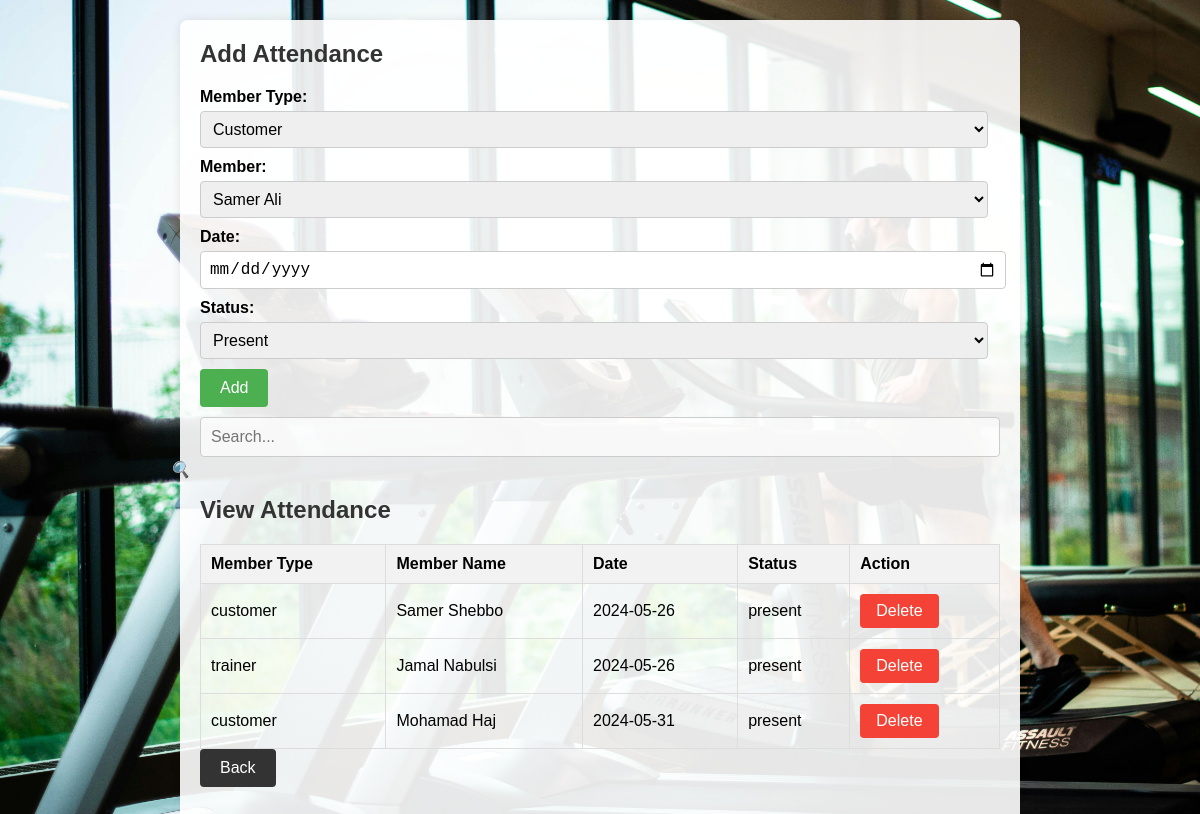
The page /attendance_management.php on the database its author committed.
### tables this page shows
CREATE TABLE `attendance` (
  `id` int(11) NOT NULL,
  `member_type` varchar(50) NOT NULL,
  `member_id` int(11) NOT NULL,
  `first_name` varchar(50) NOT NULL,
  `last_name` varchar(50) NOT NULL,
  `date` date NOT NULL,
  `status` enum('present','absent') NOT NULL
);

CREATE TABLE `customers` (
  `id` int(11) NOT NULL,
  `first_name` varchar(50) NOT NULL,
  `last_name` varchar(50) NOT NULL,
  `email` varchar(100) NOT NULL,
  `phone` varchar(20) DEFAULT NULL,
  `address` varchar(255) DEFAULT NULL,
  `created_at` timestamp NOT NULL DEFAULT current_timestamp(),
  `subscription_status` enum('active','inactive') NOT NULL DEFAULT 'active',
  `subscription_date` timestamp NOT NULL DEFAULT current_timestamp(),
  `trainer_id` int(11) DEFAULT NULL,
  `dietitian_id` int(11) DEFAULT NULL
);

CREATE TABLE `trainer` (
  `id` int(11) NOT NULL,
  `first_name` varchar(50) NOT NULL,
  `last_name` varchar(50) NOT NULL,
  `email` varchar(100) NOT NULL,
  `phone` varchar(20) DEFAULT NULL,
  `specialty` varchar(100) DEFAULT NULL,
  `created_at` timestamp NOT NULL DEFAULT current_timestamp()
);

### attendance_management.php (the view, shortened to what this page needs)
<!DOCTYPE html>
<html lang="en">
<head>
</head>
<body style="background-image: url('background.jpg'); background-size: cover;">
    <div class="container">
        <h2>Add Attendance</h2>
        <?php
        $con = mysqli_connect("localhost", "root", "", "gym system");
        ?>
        <form method="post" action="">
            <label for="member_type">Member Type:</label>
            <select id="member_type" name="member_type" onchange="populateMembers()">
                <option value="customer">Customer</option>
            </select>
            <label for="member_id">Member:</label>
            <select id="member_id" name="member_id">
            </select>
            <label for="date">Date:</label>
            <input type="date" id="date" name="date">
            <label for="status">Status:</label>
            <select id="status" name="status">
                <option value="present">Present</option>
            </select>
            <button type="submit">Add</button>
        </form>
        <div class="search-container">
            <input type="text" id="searchInput" placeholder="Search...">
            <i class="search-icon">🔍</i>
        </div>
        <h2>View Attendance</h2>
        <table id="attendanceTable">
            <thead>
                <tr>
                    <th>Member Type</th>
                    <th>Member Name</th>
                    <th>Date</th>
                    <th>Status</th>
                    <th>Action</th>
                </tr>
            </thead>
            <tbody>
                <?php
                $query = "SELECT attendance.*, customers.first_name AS customer_first_name, customers.last_name AS customer_last_name, trainer.first_name AS trainer_first_name, trainer.last_name AS trainer_last_name, dietitian.first_name AS dietitian_first_name, dietitian.last_name AS dietitian_last_name FROM attendance LEFT JOIN customers ON attendance.member_id = customers.id AND attendance.member_type = 'customer' LEFT JOIN trainer ON attendance.member_id = trainer.id AND attendance.member_type = 'trainer' LEFT JOIN dietitian ON attendance.member_id = dietitian.id AND attendance.member_type = 'dietitian'";
                $result = mysqli_query($con, $query);
                while ($row = mysqli_fetch_assoc($result)) {
                    echo "<tr>";
                    echo "<td>{$row['member_type']}</td>";
                    echo "<td>";
                    switch ($row['member_type']) {
                        case 'customer':
                            echo $row['customer_first_name'] . ' ' . $row['customer_last_name'];
                            break;
                        case 'trainer':
                            echo $row['trainer_first_name'] . ' ' . $row['trainer_last_name'];
                            break;
                    }
                    echo "</td>";
                    echo "<td>{$row['date']}</td>";
                    echo "<td>{$row['status']}</td>";
                    echo "<td>
                        <form method='post' action='' style='display:inline-block;'>
                            <input type='hidden' name='delete_attendance' value='1'>
                            <input type='hidden' name='id' value='{$row['id']}'>
                            <button type='submit' class='delete-btn'>Delete</button>
                        </form>
                    </td>";
                    echo "</tr>";
                }
                ?>
            </tbody>
        </table>
        <a href="javascript:history.back()" class="back-btn">Back</a>
    </div>
</body>
</html>

### attendance_management.php (style rules this page uses)
body { font-family: Arial, sans-serif; margin: 0; padding: 0; background-color: rgba(244, 244, 244, 0.9); }
.container { max-width: 800px; margin: 20px auto; padding: 20px; background-color: rgba(255, 255, 255, 0.9); border-radius: 8px; box-shadow: 0 0 10px rgba(0, 0, 0, 0.1); }
h2 { margin-top: 0; color: #333; }
form label { font-weight: bold; margin-bottom: 5px; display: block; }
form select, form input[type="date"] { width: calc(100% - 12px); padding: 8px; margin-bottom: 10px; border: 1px solid #ccc; border-radius: 4px; font-size: 16px; }
form button { padding: 10px 20px; background-color: #4CAF50; color: #fff; border: none; border-radius: 4px; font-size: 16px; cursor: pointer; transition: background-color 0.3s ease; }
table { width: 100%; border-collapse: collapse; margin-top: 20px; }
table th, table td { padding: 10px; border: 1px solid #ddd; text-align: left; }
table th { background-color: #f2f2f2; }
.delete-btn { background-color: #f44336; color: #fff; border: none; border-radius: 4px; padding: 8px 16px; cursor: pointer; transition: background-color 0.3s ease; }
input[type="text"] { width: 100%; padding: 10px; margin-top: 10px; border: 1px solid #ccc; border-radius: 4px; font-size: 16px; box-sizing: border-box; background-color: rgba(255, 255, 255, 0.7); }
.search-container { margin-bottom: 20px; }
.search-icon { position: relative; left: -30px; top: 3px; color: #aaa; cursor: pointer; transition: color 0.3s ease; }
.back-btn { padding: 10px 20px; background-color: #333; color: #fff; border: none; border-radius: 4px; font-size: 16px; cursor: pointer; text-decoration: none; transition: background-color 0.3s ease; margin-bottom: 20px; display: inline-block; }

### rows shown on the page
attendance: member_type "customer", customers.first_name "Samer", customers.last_name "Shebbo", date "2024-05-26", status "present"
attendance: member_type "trainer", trainer.first_name "Jamal", trainer.last_name "Nabulsi", date "2024-05-26", status "present"
attendance: member_type "customer", customers.first_name "Mohamad", customers.last_name "Haj", date "2024-05-31", status "present"
